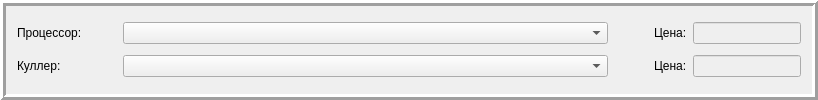
        <widget class="QFrame" name="frame_2">
         <property name="frameShape">
          <enum>QFrame::Box</enum>
         </property>
         <property name="frameShadow">
          <enum>QFrame::Raised</enum>
         </property>
         <property name="lineWidth">
          <number>3</number>
         </property>
         <layout class="QGridLayout" name="gridLayout_2">
          <item row="0" column="0">
           <layout class="QHBoxLayout" name="horizontalLayout_6">
            <item>
             <widget class="QLabel" name="label_13">
              <property name="minimumSize">
               <size>
                <width>100</width>
                <height>0</height>
               </size>
              </property>
              <property name="text">
               <string>Процессор: </string>
              </property>
             </widget>
            </item>
            <item>
             <widget class="QComboBox" name="comboBox_CPU">
              <property name="minimumSize">
               <size>
                <width>485</width>
                <height>0</height>
               </size>
              </property>
             </widget>
            </item>
            <item>
             <spacer name="horizontalSpacer_5">
              <property name="orientation">
               <enum>Qt::Horizontal</enum>
              </property>
              <property name="sizeHint" stdset="0">
               <size>
                <width>40</width>
                <height>20</height>
               </size>
              </property>
             </spacer>
            </item>
            <item>
             <widget class="QLabel" name="label_15">
              <property name="text">
               <string>Цена:</string>
              </property>
             </widget>
            </item>
            <item>
             <widget class="QLineEdit" name="lineEdit_price_CPU">
              <property name="enabled">
               <bool>false</bool>
              </property>
              <property name="sizePolicy">
               <sizepolicy hsizetype="Fixed" vsizetype="Fixed">
                <horstretch>0</horstretch>
                <verstretch>0</verstretch>
               </sizepolicy>
              </property>
             </widget>
            </item>
           </layout>
          </item>
          <item row="1" column="0">
           <layout class="QHBoxLayout" name="horizontalLayout_3">
            <item>
             <widget class="QLabel" name="label_7">
              <property name="minimumSize">
               <size>
                <width>100</width>
                <height>0</height>
               </size>
              </property>
              <property name="text">
               <string>Куллер: </string>
              </property>
             </widget>
            </item>
            <item>
             <widget class="QComboBox" name="comboBox_Cooler">
              <property name="minimumSize">
               <size>
                <width>485</width>
                <height>0</height>
               </size>
              </property>
             </widget>
            </item>
            <item>
             <spacer name="horizontalSpacer_6">
              <property name="orientation">
               <enum>Qt::Horizontal</enum>
              </property>
              <property name="sizeHint" stdset="0">
               <size>
                <width>40</width>
                <height>20</height>
               </size>
              </property>
             </spacer>
            </item>
            <item>
             <widget class="QLabel" name="label_9">
              <property name="text">
               <string>Цена:</string>
              </property>
             </widget>
            </item>
            <item>
             <widget class="QLineEdit" name="lineEdit_price_Cooler">
              <property name="enabled">
               <bool>false</bool>
              </property>
              <property name="sizePolicy">
               <sizepolicy hsizetype="Fixed" vsizetype="Fixed">
                <horstretch>0</horstretch>
                <verstretch>0</verstretch>
               </sizepolicy>
              </property>
             </widget>
            </item>
           </layout>
          </item>
         </layout>
        </widget>
